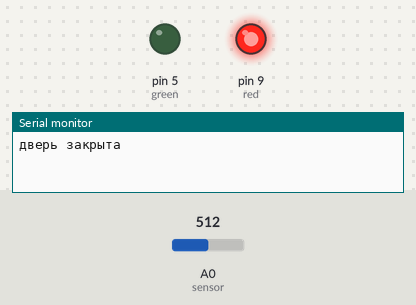
A sketch run on a simulated Arduino Uno, built with avr-gcc and run on an emulated ATmega328P. Shown: output pins drawn as LEDs (lit = HIGH), the last lines printed to the serial monitor. Inputs (shaded band) come from the test bench; at power-on: A0 (sensor) = 512.

Above: at 1.2 s.
1.3 s: A0 (sensor) set to 522
At 2.2 s:
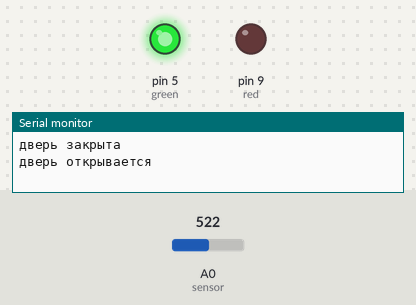
2.8 s: A0 (sensor) set to 511
At 5.5 s:
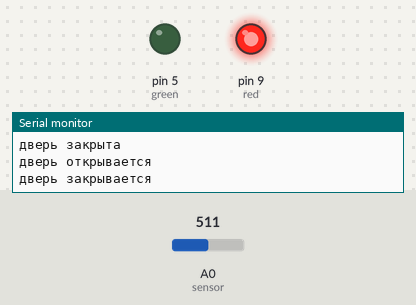
5.8 s: A0 (sensor) set to 716
At 6.9 s:
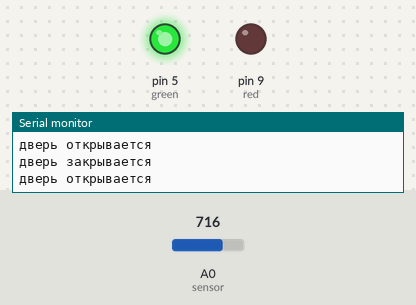
7.3 s: A0 (sensor) set to 502
At 9.3 s:
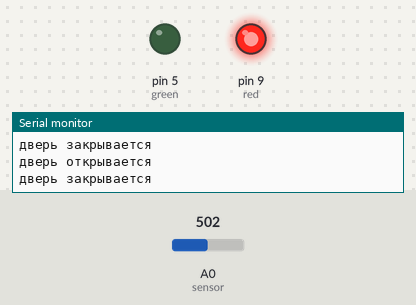
Timing chart, 0 to 10.8 s (numbered marks = the images above; inputs shaded):
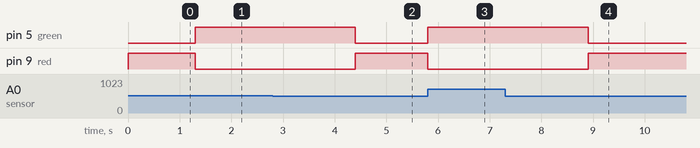

The sketch:

sketch.ino
```cpp
// куда подключены провода
#define red 9
#define green 5
#define sensor A0

bool open=false;

void setup() {
  // Настраиваем пины светодиодов на выдачу сигнала
  pinMode(red,OUTPUT);
  pinMode(green,OUTPUT);
  // запуск порта для текста
  Serial.begin(115200);

  //с самого начала горит красный
  digitalWrite(red,HIGH);
  digitalWrite(green,LOW);
  Serial.println("дверь закрыта");
}

void loop() {
  // Читаем датчик освященности
  int val=analogRead(sensor);

  // Если темно (подошел человек)
  if (val>512) {
    if (open==false) {
      digitalWrite(red,LOW);        // красный выкл
      digitalWrite(green,HIGH);     // зеленый вкл
      Serial.println("дверь открывается");
      open=true;
      delay(3000);
    }
  }
  // Если светло (никого нет)
  else {
    if (open==true) {
      digitalWrite(green,LOW);      // зеленый выкл
      digitalWrite(red,HIGH);       // красный вкл
      Serial.println("дверь закрывается");
      open=false;
    }
  }

  delay(100);
}
```

Measured:
- the behaviour switches between 512 and 513 on A0 (sensor) (found by bisection; images 0 and 1)
- after the input at 1.3 s, pin 5 (green): LOW → HIGH at once; pin 9 (red): HIGH → LOW at once
- after the input at 2.8 s, pin 5 (green): HIGH → LOW after 1.6 s; pin 9 (red): LOW → HIGH after 1.6 s
- after the input at 5.8 s, pin 5 (green): LOW → HIGH at once; pin 9 (red): HIGH → LOW at once
- after the input at 7.3 s, pin 5 (green): HIGH → LOW after 1.6 s; pin 9 (red): LOW → HIGH after 1.6 s
